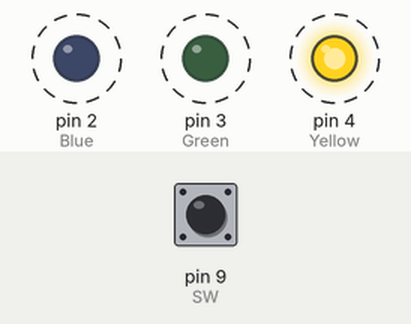
This sketch was run on a simulated Arduino Uno, built with avr-gcc and run on an emulated ATmega328P. On the bench: output pins drawn as LEDs (lit = HIGH). Dashed ring = blinking. The test bench sets the inputs (shaded band); at power-on: pin 9 (SW) HIGH.

Above: at 1.2 s.
1.3 s: pin 9 (SW) pulled LOW for 0.15 s
At 1.52 s:
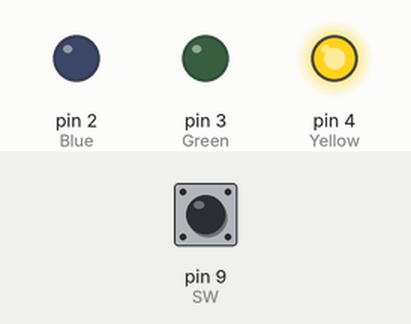
4.3 s: pin 9 (SW) pulled LOW for 1 s
At 6.17 s:
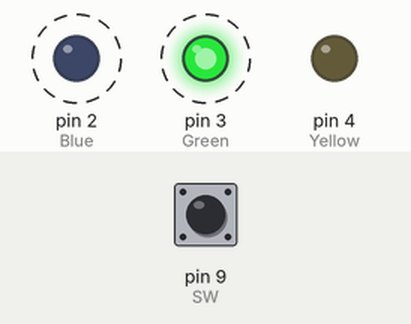
7.3 s: pin 9 (SW) pulled LOW for 3.2 s
At 10.65 s:
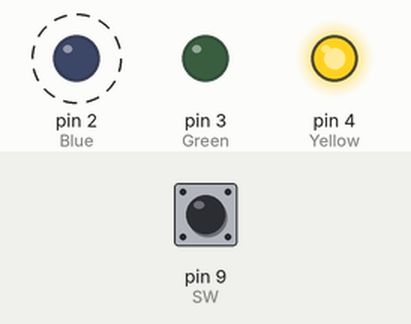
Timing chart, 0 to 18.0 s (numbered marks = the images above; inputs shaded):
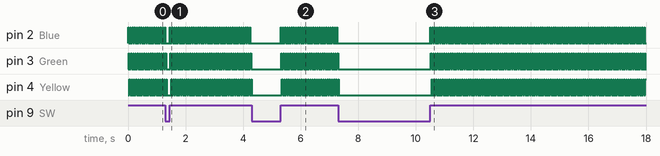

Measured:
- by itself, pin 3 (Green): repeats every 0.08 s: HIGH 0.03 s, LOW 0.05 s

The sketch:

3blink.ino
```cpp
// My name is jeff :)


// Initializations
int Blue = 2;
int Green = 3;
int Yellow = 4;
int SW = 9;
int SW_state = 0;

void setup() {
  // setup code
  pinMode(Blue, OUTPUT);
  pinMode(Green, OUTPUT);
  pinMode(Yellow, OUTPUT);
  pinMode(SW, INPUT_PULLUP);
}

void loop() {
  digitalWrite(Blue, LOW);   // all LEDs off when button is not pressed
  digitalWrite(Green, LOW);
  digitalWrite(Yellow, LOW);

  // Read from switch
  SW_state = digitalRead(SW);

  if (SW_state == 1) {
    digitalWrite(Blue, HIGH);   // turn the blue LED on
    digitalWrite(Green, LOW);
    digitalWrite(Yellow, LOW);
    delay(25);
    digitalWrite(Blue, LOW);   // turn the green LED on
    digitalWrite(Green, HIGH);
    digitalWrite(Yellow, LOW);
    delay(25);
    digitalWrite(Blue, LOW);   // turn the yellow LED on
    digitalWrite(Green, LOW);
    digitalWrite(Yellow, HIGH);
    delay(25);
  }

}
```
